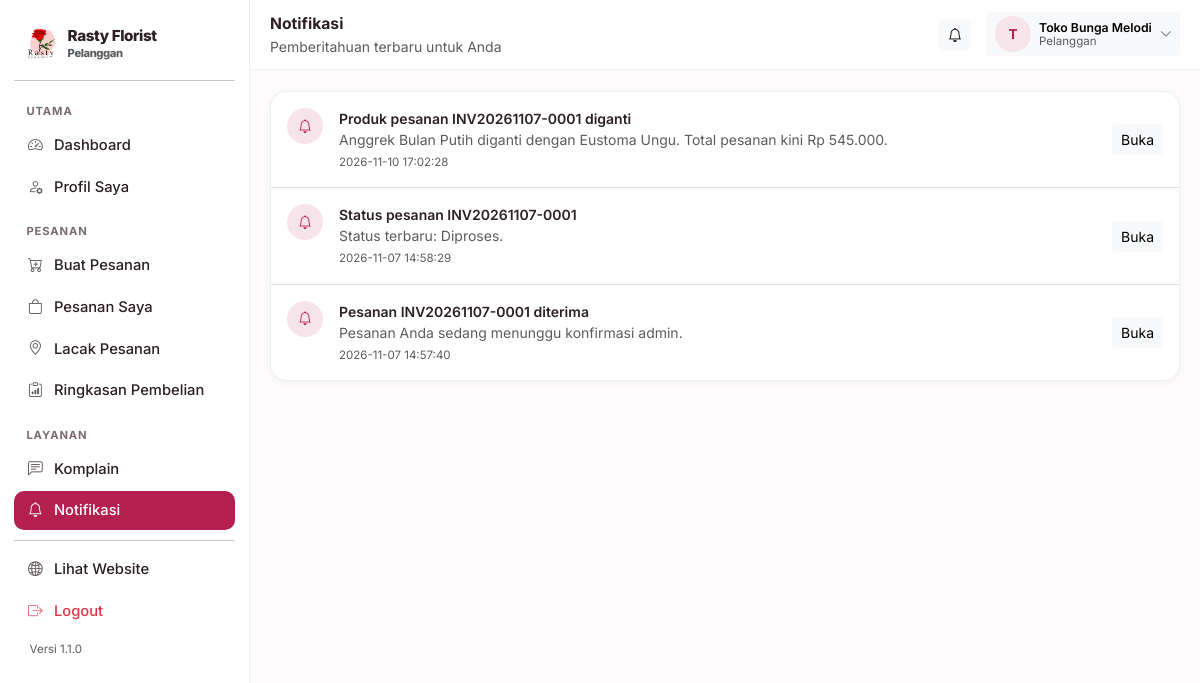
The app's page /pelanggan/notifikasi (signed in) with its own data.
### tables this page shows
CREATE TABLE settings (
    key TEXT PRIMARY KEY,
    value TEXT
);

CREATE TABLE users (
    id INTEGER PRIMARY KEY AUTOINCREMENT,
    username TEXT UNIQUE NOT NULL,
    password_hash TEXT NOT NULL,
    nama TEXT NOT NULL,
    role TEXT NOT NULL,
    telepon TEXT DEFAULT '',
    email TEXT DEFAULT '',
    alamat TEXT DEFAULT '',
    aktif INTEGER NOT NULL DEFAULT 1,
    created_at TEXT NOT NULL
);

CREATE TABLE notifications (
    id INTEGER PRIMARY KEY AUTOINCREMENT,
    role TEXT DEFAULT '',
    user_id INTEGER,
    judul TEXT NOT NULL,
    pesan TEXT DEFAULT '',
    link TEXT DEFAULT '',
    dibaca INTEGER NOT NULL DEFAULT 0,
    created_at TEXT NOT NULL
);

### blueprints/customer.py (the view)
@bp.route("/notifikasi")
def notifications():
    user = helpers.current_user()
    rows = database.query(
        "SELECT * FROM notifications WHERE user_id = ? OR role = ? ORDER BY id DESC LIMIT 100",
        (user["id"], user["role"]))
    database.execute("UPDATE notifications SET dibaca = 1 WHERE user_id = ? OR role = ?",
                     (user["id"], user["role"]))
    return render_template("customer/notifications.html", rows=rows)

### blueprints/customer.py (called while the page is built)
@bp.before_request
@helpers.role_required("pelanggan")
def guard():
    pass

### db.py (called while the page is built)
def invoice_logo_px(settings=None):
    ukuran = (settings or all_settings()).get("invoice_logo_ukuran", "sedang")
    for kunci, _label, px in INVOICE_LOGO_UKURAN:
        if kunci == ukuran:
            return px
    return 64

def katalog_dari(settings):
    return {key: settings.get(key, "1") == "1" for key, _label, _ket in KATALOG_SEKSI}

def pengiriman_metode(settings=None):
    data = settings or all_settings()
    aktif = [label for key, label, _ket in PENGIRIMAN_METODE
             if data.get(key, "1") == "1"]
    return aktif or [PENGIRIMAN_METODE[1][1]]

def jam_harian(settings=None):
    data = settings or all_settings()
    hasil = {}
    for key, _label in HARI:
        buka, tutup = JAM_BAWAAN[key]
        hasil[key] = (data.get("jam_buka_" + key, buka), data.get("jam_tutup_" + key, tutup))
    return hasil

def jam_dari(settings):
    return {key: (settings.get("jam_buka_" + key, JAM_BAWAAN[key][0]),
                  settings.get("jam_tutup_" + key, JAM_BAWAAN[key][1]))
            for key, _label in HARI}

def _jam_teks(nilai):
    return nilai.replace(":", ".")

def jam_daftar(settings=None):
    data = settings or all_settings()
    jam = jam_dari(data)
    rows = []
    for key, label in HARI:
        buka, tutup = jam[key]
        rows.append({
            "key": key,
            "label": label,
            "buka": buka,
            "tutup": tutup,
            "tutup_hari": buka == tutup or not buka or not tutup,
            "teks": "%s – %s WIB" % (_jam_teks(buka), _jam_teks(tutup)),
        })
    return rows

def jam_ringkas(settings=None):
    rows = jam_daftar(settings)
    grup = []
    for row in rows:
        nilai = "Tutup" if row["tutup_hari"] else row["teks"]
        if grup and grup[-1][1] == nilai:
            grup[-1][2] = row["label"]
        else:
            grup.append([row["label"], nilai, row["label"]])
    hasil = []
    for awal, nilai, akhir in grup:
        label = awal if awal == akhir else "%s – %s" % (awal, akhir)
        hasil.append((label, nilai))
    return hasil

def toko_buka(settings=None, saat=None):
    saat = saat or datetime.now()
    key = HARI[saat.weekday()][0]
    buka, tutup = jam_harian(settings)[key]
    try:
        jam_buka = datetime.strptime(buka, "%H:%M").time()
        jam_tutup = datetime.strptime(tutup, "%H:%M").time()
    except ValueError:
        return False
    return jam_buka <= saat.time() <= jam_tutup

### templates/customer/notifications.html (shortened to what this page needs)
{% extends "panel_base.html" %}
{% block heading %}Notifikasi{% endblock %}
{% block subheading %}Pemberitahuan terbaru untuk Anda{% endblock %}
{% block content %}
<div class="rf-card p-0 overflow-hidden">
  {% for n in rows %}
  <div class="d-flex gap-3 p-3 {% if not loop.last %}border-bottom{% endif %}">
    <div class="rf-avatar"><i class="bi bi-bell"></i></div>
    <div class="flex-grow-1">
      <div class="fw-semibold small">{{ n.judul }}</div>
      <div class="small text-muted">{{ n.pesan }}</div>
      <div class="small text-muted mt-1" style="font-size:.72rem">{{ n.created_at }}</div>
    </div>
    {% if n.link %}
    <a href="{{ n.link }}" class="btn btn-sm btn-light align-self-center">Buka</a>
    {% endif %}
  </div>
  {% else %}
  <div class="rf-empty">Belum ada notifikasi.</div>
  {% endfor %}
</div>
{% endblock %}

### templates/panel_base.html (shortened to what this page needs)
<!doctype html>
<html lang="id">
<head>
  <link href="https://cdn.jsdelivr.net/npm/bootstrap@5.3.3/dist/css/bootstrap.min.css" rel="stylesheet">
  <link href="https://cdn.jsdelivr.net/npm/bootstrap-icons@1.11.3/font/bootstrap-icons.min.css" rel="stylesheet">
</head>
<body>
<div class="rf-shell">
  <aside class="rf-sidebar" id="rfSidebar">
    <a href="{{ panel_url }}" class="d-flex align-items-center gap-2 rf-brand px-2 py-2 mb-2">
      {% if settings.logo %}
        <img src="{{ url_for('static', filename='uploads/' + settings.logo) }}" alt="Logo">
      {% else %}
        <span class="rf-brand-mark">R</span>
      {% endif %}
      <div>
        <div style="font-size:.95rem;line-height:1.1">{{ settings.nama_toko }}</div>
        <div class="small text-muted" style="font-size:.7rem">{{ ROLE_LABEL.get(current_user.role, '') }}</div>
      </div>
    </a>
    <hr class="my-2">
    <ul class="nav flex-column">
      {% for grup, item_menu in menu %}
        {% set visible = item_menu | selectattr('2', 'in', features_aktif) | list %}
        {% if visible %}
          <li class="rf-sidebar-head">{{ grup }}</li>
          {% for label, endpoint, fitur, ikon in visible %}
          <li class="nav-item">
            <a class="nav-link {% if request.endpoint == endpoint %}active{% endif %}" href="{{ url_for(endpoint) }}">
              <span class="rf-ico"><i class="bi bi-{{ ikon }}"></i></span>
              <span>{{ label }}</span>
            </a>
          </li>
          {% endfor %}
        {% endif %}
      {% endfor %}
    </ul>
    <hr class="my-2">
    <ul class="nav flex-column">
      <li class="nav-item">
        <a class="nav-link" href="{{ url_for('public.index') }}" target="_blank">
          <span class="rf-ico"><i class="bi bi-globe2"></i></span><span>Lihat Website</span>
        </a>
      </li>
      <li class="nav-item">
        <a class="nav-link text-danger" href="{{ url_for('auth.logout') }}">
          <span class="rf-ico"><i class="bi bi-box-arrow-right"></i></span><span>Logout</span>
        </a>
      </li>
    </ul>
    <div class="px-3 pt-2 pb-3 small text-muted" style="font-size:.72rem">
      Versi {{ APP_VERSION }}
    </div>
  </aside>
  <div class="rf-main">
    <div class="rf-topbar">
      <div class="flex-grow-1">
        <div class="fw-bold" style="font-size:.98rem">{% block heading %}Panel{% endblock %}</div>
        <div class="small text-muted">{% block subheading %}{% endblock %}</div>
      </div>
      <a href="{{ notif_url or url_for('public.index') }}" class="btn btn-sm btn-light position-relative">
        <i class="bi bi-bell"></i>
      </a>
      <div class="dropdown">
        <button class="btn btn-sm btn-light d-flex align-items-center gap-2 border-0" type="button"
                data-bs-toggle="dropdown" data-bs-display="static" aria-expanded="false">
          <span class="rf-avatar">{{ current_user.nama[:1]|upper }}</span>
          <span class="d-none d-md-block small text-start" style="line-height:1.1">
            <span class="fw-semibold d-block">{{ current_user.nama }}</span>
            <span class="text-muted d-block" style="font-size:.72rem">{{ ROLE_LABEL.get(current_user.role, '') }}</span>
          </span>
          <i class="bi bi-chevron-down small text-muted"></i>
        </button>
      </div>
    </div>
    <div class="rf-content">
      {% block content %}{% endblock %}
    </div>
  </div>
</div>
</body>
</html>

### records on screen
settings: value (picture)
settings: nama_toko "Rasty Florist"
users: get "Pelanggan", nama "T", nama "Toko Bunga Melodi"
notifications: judul "Produk pesanan INV20261107-0001 diganti", pesan "Anggrek Bulan Putih diganti dengan Eustoma Ungu. Total pesanan kini Rp 545.000.", created_at "2026-11-10 17:02:28"
notifications: judul "Status pesanan INV20261107-0001", pesan "Status terbaru: Diproses.", created_at "2026-11-07 14:58:29"
notifications: judul "Pesanan INV20261107-0001 diterima", pesan "Pesanan Anda sedang menunggu konfirmasi admin.", created_at "2026-11-07 14:57:40"

### other values on screen
{{ grup }} "UTAMA" "PESANAN" "LAYANAN"
{{ label }} "Dashboard" "Profil Saya" "Buat Pesanan" "Pesanan Saya" "Lacak Pesanan" "Ringkasan Pembelian" "Komplain" "Notifikasi"
{{ APP_VERSION }} "1.1.0"
